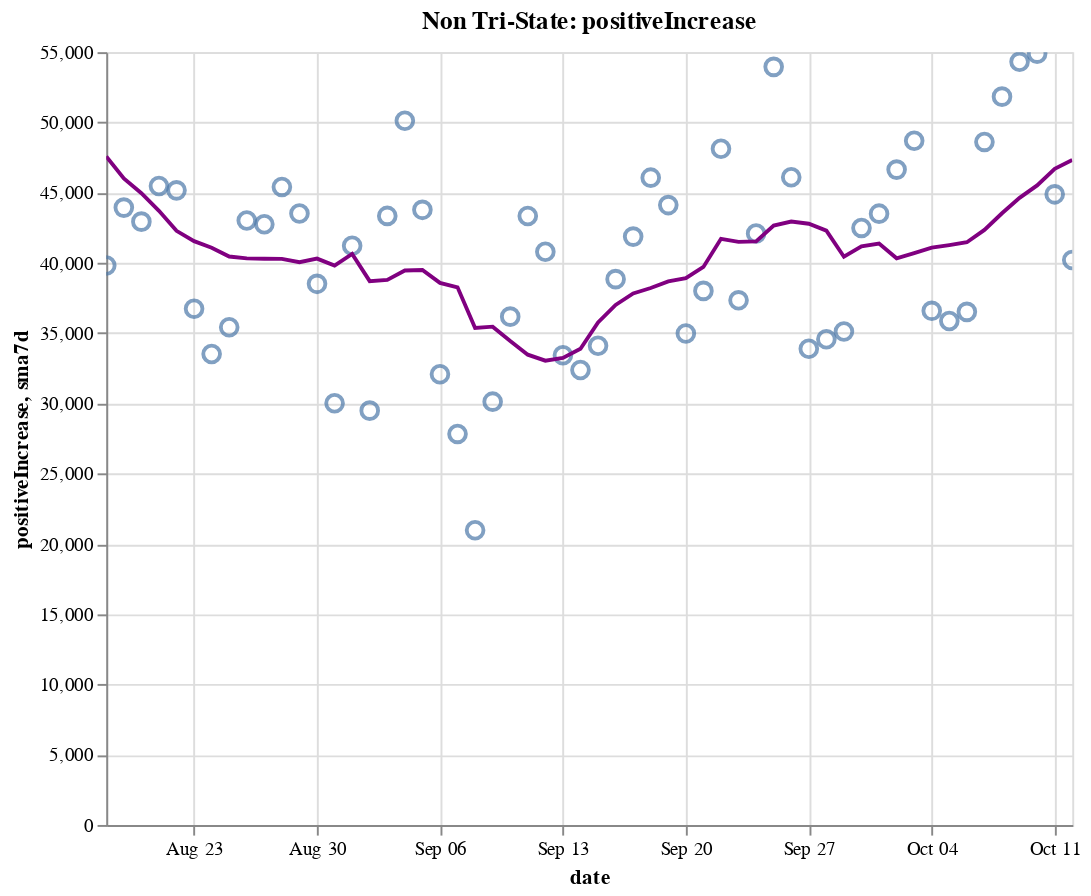

The code cell stored with this chart in its notebook:
### Code cell
create_plot(non_tristate, 'positiveIncrease')

### Figure 1 — Vega-Lite specification as saved in the notebook (floating-point values rounded to 4 significant figures)
{"config": {"view": {"continuousWidth": 400, "continuousHeight": 300}}, "layer": [{"layer": [{"mark": {"type": "point", "size": 75}, "encoding": {"tooltip": [{"type": "temporal", "field": "date"}, {"type": "quantitative", "field": "positiveIncrease"}, {"type": "quantitative", "field": "sma7d"}], "x": {"type": "temporal", "field": "date"}, "y": {"type": "quantitative", "field": "positiveIncrease"}}, "selection": {"selector014": {"type": "interval", "bind": "scales", "encodings": ["x", "y"]}}}, {"mark": {"type": "line", "color": "purple"}, "encoding": {"x": {"type": "temporal", "field": "date"}, "y": {"type": "quantitative", "field": "sma7d"}}}]}, {"mark": {"type": "rule", "color": "#aaa"}, "encoding": {"x": {"type": "temporal", "field": "date"}}, "transform": [{"filter": {"selection": "selector013"}}]}, {"mark": "circle", "encoding": {"opacity": {"condition": {"value": 1, "selection": "selector013"}, "value": 0}, "tooltip": [{"type": "temporal", "field": "date"}, {"type": "quantitative", "field": "positiveIncrease"}, {"type": "quantitative", "field": "sma7d"}], "x": {"type": "temporal", "field": "date"}, "y": {"type": "quantitative", "field": "positiveIncrease"}}, "selection": {"selector013": {"type": "single", "encodings": ["x"], "on": "mouseover", "nearest": true, "empty": "none"}}}, {"mark": {"type": "text", "align": "left", "dx": 5, "dy": -5, "stroke": "white", "strokeWidth": 2}, "encoding": {"text": {"type": "quantitative", "field": "positiveIncrease"}, "tooltip": [{"type": "temporal", "field": "date"}, {"type": "quantitative", "field": "positiveIncrease"}, {"type": "quantitative", "field": "sma7d"}], "x": {"type": "temporal", "field": "date"}, "y": {"type": "quantitative", "field": "positiveIncrease"}}, "transform": [{"filter": {"selection": "selector013"}}]}, {"mark": {"type": "text", "align": "left", "dx": 5, "dy": -5}, "encoding": {"text": {"type": "quantitative", "field": "positiveIncrease"}, "tooltip": [{"type": "temporal", "field": "date"}, {"type": "quantitative", "field": "positiveIncrease"}, {"type": "quantitative", "field": "sma7d"}], "x": {"type": "temporal", "field": "date"}, "y": {"type": "quantitative", "field": "positiveIncrease"}}, "transform": [{"filter": {"selection": "selector013"}}]}], "data": {"name": "data-41805bc049e6b20f2391f8cb181ea8a5"}, "height": 400, "title": "Non Tri-State: positiveIncrease", "width": 500, "$schema": "https://vega.github.io/schema/vega-lite/v4.8.1.json", "datasets": {"data-41805bc049e6b20f2391f8cb181ea8a5": [{"date": "2020-08-18T00:00:00", "totalTestResultsIncrease": 578300.0, "positiveIncrease": 39820.0, "death": 118000.0, "deathIncrease": 1178.0, "positiveRate": 0.069, "state": "Non Tri-State", "sma7d": 47580.0}, {"date": "2020-08-19T00:00:00", "totalTestResultsIncrease": 590100.0, "positiveIncrease": 43940.0, "death": 119400.0, "deathIncrease": 1402.0, "positiveRate": 0.074, "state": "Non Tri-State", "sma7d": 46010.0}, {"date": "2020-08-20T00:00:00", "totalTestResultsIncrease": 609700.0, "positiveIncrease": 42940.0, "death": 120500.0, "deathIncrease": 1122.0, "positiveRate": 0.07, "state": "Non Tri-State", "sma7d": 44960.0}, {"date": "2020-08-21T00:00:00", "totalTestResultsIncrease": 654300.0, "positiveIncrease": 45480.0, "death": 121600.0, "deathIncrease": 1109.0, "positiveRate": 0.069, "state": "Non Tri-State", "sma7d": 43710.0}, {"date": "2020-08-22T00:00:00", "totalTestResultsIncrease": 667700.0, "positiveIncrease": 45160.0, "death": 122600.0, "deathIncrease": 1023.0, "positiveRate": 0.068, "state": "Non Tri-State", "sma7d": 42280.0}, {"date": "2020-08-23T00:00:00", "totalTestResultsIncrease": 584200.0, "positiveIncrease": 36740.0, "death": 123200.0, "deathIncrease": 563.0, "positiveRate": 0.063, "state": "Non Tri-State", "sma7d": 41550.0}, {"date": "2020-08-24T00:00:00", "totalTestResultsIncrease": 561000.0, "positiveIncrease": 33520.0, "death": 123500.0, "deathIncrease": 333.0, "positiveRate": 0.06, "state": "Non Tri-State", "sma7d": 41080.0}, {"date": "2020-08-25T00:00:00", "totalTestResultsIncrease": 576400.0, "positiveIncrease": 35420.0, "death": 124600.0, "deathIncrease": 1138.0, "positiveRate": 0.061, "state": "Non Tri-State", "sma7d": 40460.0}, {"date": "2020-08-26T00:00:00", "totalTestResultsIncrease": 569900.0, "positiveIncrease": 43020.0, "death": 125900.0, "deathIncrease": 1280.0, "positiveRate": 0.075, "state": "Non Tri-State", "sma7d": 40320.0}, {"date": "2020-08-27T00:00:00", "totalTestResultsIncrease": 669100.0, "positiveIncrease": 42760.0, "death": 127000.0, "deathIncrease": 1116.0, "positiveRate": 0.064, "state": "Non Tri-State", "sma7d": 40300.0}, {"date": "2020-08-28T00:00:00", "totalTestResultsIncrease": 711600.0, "positiveIncrease": 45410.0, "death": 128000.0, "deathIncrease": 1011.0, "positiveRate": 0.064, "state": "Non Tri-State", "sma7d": 40290.0}, {"date": "2020-08-29T00:00:00", "totalTestResultsIncrease": 667400.0, "positiveIncrease": 43520.0, "death": 129100.0, "deathIncrease": 1005.0, "positiveRate": 0.065, "state": "Non Tri-State", "sma7d": 40050.0}, {"date": "2020-08-30T00:00:00", "totalTestResultsIncrease": 650300.0, "positiveIncrease": 38510.0, "death": 129500.0, "deathIncrease": 463.0, "positiveRate": 0.059, "state": "Non Tri-State", "sma7d": 40310.0}, {"date": "2020-08-31T00:00:00", "totalTestResultsIncrease": 575600.0, "positiveIncrease": 30020.0, "death": 129900.0, "deathIncrease": 357.0, "positiveRate": 0.052, "state": "Non Tri-State", "sma7d": 39810.0}, {"date": "2020-09-01T00:00:00", "totalTestResultsIncrease": 638200.0, "positiveIncrease": 41220.0, "death": 130900.0, "deathIncrease": 1018.0, "positiveRate": 0.065, "state": "Non Tri-State", "sma7d": 40640.0}, {"date": "2020-09-02T00:00:00", "totalTestResultsIncrease": 541100.0, "positiveIncrease": 29490.0, "death": 131900.0, "deathIncrease": 1015.0, "positiveRate": 0.054, "state": "Non Tri-State", "sma7d": 38700.0}, {"date": "2020-09-03T00:00:00", "totalTestResultsIncrease": 671500.0, "positiveIncrease": 43350.0, "death": 133000.0, "deathIncrease": 1055.0, "positiveRate": 0.065, "state": "Non Tri-State", "sma7d": 38790.0}, {"date": "2020-09-04T00:00:00", "totalTestResultsIncrease": 807100.0, "positiveIncrease": 50120.0, "death": 133900.0, "deathIncrease": 986.0, "positiveRate": 0.062, "state": "Non Tri-State", "sma7d": 39460.0}, {"date": "2020-09-05T00:00:00", "totalTestResultsIncrease": 783000.0, "positiveIncrease": 43780.0, "death": 134900.0, "deathIncrease": 909.0, "positiveRate": 0.056, "state": "Non Tri-State", "sma7d": 39500.0}, {"date": "2020-09-06T00:00:00", "totalTestResultsIncrease": 662400.0, "positiveIncrease": 32080.0, "death": 135300.0, "deathIncrease": 436.0, "positiveRate": 0.048, "state": "Non Tri-State", "sma7d": 38580.0}, {"date": "2020-09-07T00:00:00", "totalTestResultsIncrease": 507500.0, "positiveIncrease": 27830.0, "death": 135500.0, "deathIncrease": 221.0, "positiveRate": 0.055, "state": "Non Tri-State", "sma7d": 38270.0}, {"date": "2020-09-08T00:00:00", "totalTestResultsIncrease": 419600.0, "positiveIncrease": 20970.0, "death": 135900.0, "deathIncrease": 341.0, "positiveRate": 0.05, "state": "Non Tri-State", "sma7d": 35370.0}, {"date": "2020-09-09T00:00:00", "totalTestResultsIncrease": 540100.0, "positiveIncrease": 30130.0, "death": 136900.0, "deathIncrease": 1073.0, "positiveRate": 0.056, "state": "Non Tri-State", "sma7d": 35460.0}, {"date": "2020-09-10T00:00:00", "totalTestResultsIncrease": 582100.0, "positiveIncrease": 36180.0, "death": 138100.0, "deathIncrease": 1154.0, "positiveRate": 0.062, "state": "Non Tri-State", "sma7d": 34440.0}, {"date": "2020-09-11T00:00:00", "totalTestResultsIncrease": 696300.0, "positiveIncrease": 43340.0, "death": 139100.0, "deathIncrease": 1002.0, "positiveRate": 0.062, "state": "Non Tri-State", "sma7d": 33470.0}, {"date": "2020-09-12T00:00:00", "totalTestResultsIncrease": 804500.0, "positiveIncrease": 40790.0, "death": 139900.0, "deathIncrease": 804.0, "positiveRate": 0.051, "state": "Non Tri-State", "sma7d": 33040.0}, {"date": "2020-09-13T00:00:00", "totalTestResultsIncrease": 633700.0, "positiveIncrease": 33430.0, "death": 140300.0, "deathIncrease": 379.0, "positiveRate": 0.053, "state": "Non Tri-State", "sma7d": 33240.0}, {"date": "2020-09-14T00:00:00", "totalTestResultsIncrease": 317500.0, "positiveIncrease": 32380.0, "death": 140700.0, "deathIncrease": 391.0, "positiveRate": 0.102, "state": "Non Tri-State", "sma7d": 33890.0}, {"date": "2020-09-15T00:00:00", "totalTestResultsIncrease": 623600.0, "positiveIncrease": 34110.0, "death": 141700.0, "deathIncrease": 1011.0, "positiveRate": 0.055, "state": "Non Tri-State", "sma7d": 35760.0}, {"date": "2020-09-16T00:00:00", "totalTestResultsIncrease": 630500.0, "positiveIncrease": 38850.0, "death": 142900.0, "deathIncrease": 1184.0, "positiveRate": 0.062, "state": "Non Tri-State", "sma7d": 37010.0}, {"date": "2020-09-17T00:00:00", "totalTestResultsIncrease": 714300.0, "positiveIncrease": 41870.0, "death": 143700.0, "deathIncrease": 856.0, "positiveRate": 0.059, "state": "Non Tri-State", "sma7d": 37820.0}, {"date": "2020-09-18T00:00:00", "totalTestResultsIncrease": 860700.0, "positiveIncrease": 46070.0, "death": 144600.0, "deathIncrease": 883.0, "positiveRate": 0.054, "state": "Non Tri-State", "sma7d": 38210.0}, {"date": "2020-09-19T00:00:00", "totalTestResultsIncrease": 955900.0, "positiveIncrease": 44120.0, "death": 145300.0, "deathIncrease": 735.0, "positiveRate": 0.046, "state": "Non Tri-State", "sma7d": 38690.0}, {"date": "2020-09-20T00:00:00", "totalTestResultsIncrease": 756800.0, "positiveIncrease": 34980.0, "death": 145600.0, "deathIncrease": 322.0, "positiveRate": 0.046, "state": "Non Tri-State", "sma7d": 38910.0}, {"date": "2020-09-21T00:00:00", "totalTestResultsIncrease": 625000.0, "positiveIncrease": 38010.0, "death": 145900.0, "deathIncrease": 281.0, "positiveRate": 0.061, "state": "Non Tri-State", "sma7d": 39710.0}, {"date": "2020-09-22T00:00:00", "totalTestResultsIncrease": 643300.0, "positiveIncrease": 48120.0, "death": 146800.0, "deathIncrease": 842.0, "positiveRate": 0.075, "state": "Non Tri-State", "sma7d": 41720.0}, {"date": "2020-09-23T00:00:00", "totalTestResultsIncrease": 821900.0, "positiveIncrease": 37340.0, "death": 147900.0, "deathIncrease": 1145.0, "positiveRate": 0.045, "state": "Non Tri-State", "sma7d": 41500.0}, {"date": "2020-09-24T00:00:00", "totalTestResultsIncrease": 805700.0, "positiveIncrease": 42100.0, "death": 148800.0, "deathIncrease": 908.0, "positiveRate": 0.052, "state": "Non Tri-State", "sma7d": 41530.0}, {"date": "2020-09-25T00:00:00", "totalTestResultsIncrease": 884000.0, "positiveIncrease": 53960.0, "death": 149700.0, "deathIncrease": 829.0, "positiveRate": 0.061, "state": "Non Tri-State", "sma7d": 42660.0}, {"date": "2020-09-26T00:00:00", "totalTestResultsIncrease": 889200.0, "positiveIncrease": 46100.0, "death": 150500.0, "deathIncrease": 859.0, "positiveRate": 0.052, "state": "Non Tri-State", "sma7d": 42940.0}, {"date": "2020-09-27T00:00:00", "totalTestResultsIncrease": 745200.0, "positiveIncrease": 33890.0, "death": 150800.0, "deathIncrease": 295.0, "positiveRate": 0.045, "state": "Non Tri-State", "sma7d": 42790.0}, {"date": "2020-09-28T00:00:00", "totalTestResultsIncrease": 963400.0, "positiveIncrease": 34570.0, "death": 151100.0, "deathIncrease": 245.0, "positiveRate": 0.036, "state": "Non Tri-State", "sma7d": 42300.0}, {"date": "2020-09-29T00:00:00", "totalTestResultsIncrease": 726300.0, "positiveIncrease": 35120.0, "death": 151800.0, "deathIncrease": 725.0, "positiveRate": 0.048, "state": "Non Tri-State", "sma7d": 40440.0}, {"date": "2020-09-30T00:00:00", "totalTestResultsIncrease": 657500.0, "positiveIncrease": 42490.0, "death": 152800.0, "deathIncrease": 1040.0, "positiveRate": 0.065, "state": "Non Tri-State", "sma7d": 41170.0}, {"date": "2020-10-01T00:00:00", "totalTestResultsIncrease": 779400.0, "positiveIncrease": 43510.0, "death": 153600.0, "deathIncrease": 832.0, "positiveRate": 0.056, "state": "Non Tri-State", "sma7d": 41380.0}, {"date": "2020-10-02T00:00:00", "totalTestResultsIncrease": 878700.0, "positiveIncrease": 46640.0, "death": 154500.0, "deathIncrease": 822.0, "positiveRate": 0.053, "state": "Non Tri-State", "sma7d": 40330.0}, {"date": "2020-10-03T00:00:00", "totalTestResultsIncrease": 864700.0, "positiveIncrease": 48690.0, "death": 155200.0, "deathIncrease": 729.0, "positiveRate": 0.056, "state": "Non Tri-State", "sma7d": 40700.0}, {"date": "2020-10-04T00:00:00", "totalTestResultsIncrease": 787400.0, "positiveIncrease": 36590.0, "death": 155500.0, "deathIncrease": 348.0, "positiveRate": 0.046, "state": "Non Tri-State", "sma7d": 41090.0}, {"date": "2020-10-05T00:00:00", "totalTestResultsIncrease": 786400.0, "positiveIncrease": 35870.0, "death": 155900.0, "deathIncrease": 312.0, "positiveRate": 0.046, "state": "Non Tri-State", "sma7d": 41270.0}, {"date": "2020-10-06T00:00:00", "totalTestResultsIncrease": 709600.0, "positiveIncrease": 36520.0, "death": 156500.0, "deathIncrease": 612.0, "positiveRate": 0.051, "state": "Non Tri-State", "sma7d": 41470.0}, {"date": "2020-10-07T00:00:00", "totalTestResultsIncrease": 723800.0, "positiveIncrease": 48610.0, "death": 157400.0, "deathIncrease": 901.0, "positiveRate": 0.067, "state": "Non Tri-State", "sma7d": 42350.0}, {"date": "2020-10-08T00:00:00", "totalTestResultsIncrease": 806200.0, "positiveIncrease": 51830.0, "death": 158300.0, "deathIncrease": 963.0, "positiveRate": 0.064, "state": "Non Tri-State", "sma7d": 43540.0}, {"date": "2020-10-09T00:00:00", "totalTestResultsIncrease": 899500.0, "positiveIncrease": 54310.0, "death": 159200.0, "deathIncrease": 880.0, "positiveRate": 0.06, "state": "Non Tri-State", "sma7d": 44630.0}, {"date": "2020-10-10T00:00:00", "totalTestResultsIncrease": 963600.0, "positiveIncrease": 54900.0, "death": 159900.0, "deathIncrease": 648.0, "positiveRate": 0.057, "state": "Non Tri-State", "sma7d": 45520.0}, {"date": "2020-10-11T00:00:00", "totalTestResultsIncrease": 824600.0, "positiveIncrease": 44880.0, "death": 160300.0, "deathIncrease": 456.0, "positiveRate": 0.054, "state": "Non Tri-State", "sma7d": 46700.0}, {"date": "2020-10-12T00:00:00", "totalTestResultsIncrease": 754600.0, "positiveIncrease": 40210.0, "death": 160600.0, "deathIncrease": 268.0, "positiveRate": 0.053, "state": "Non Tri-State", "sma7d": 47320.0}]}}
